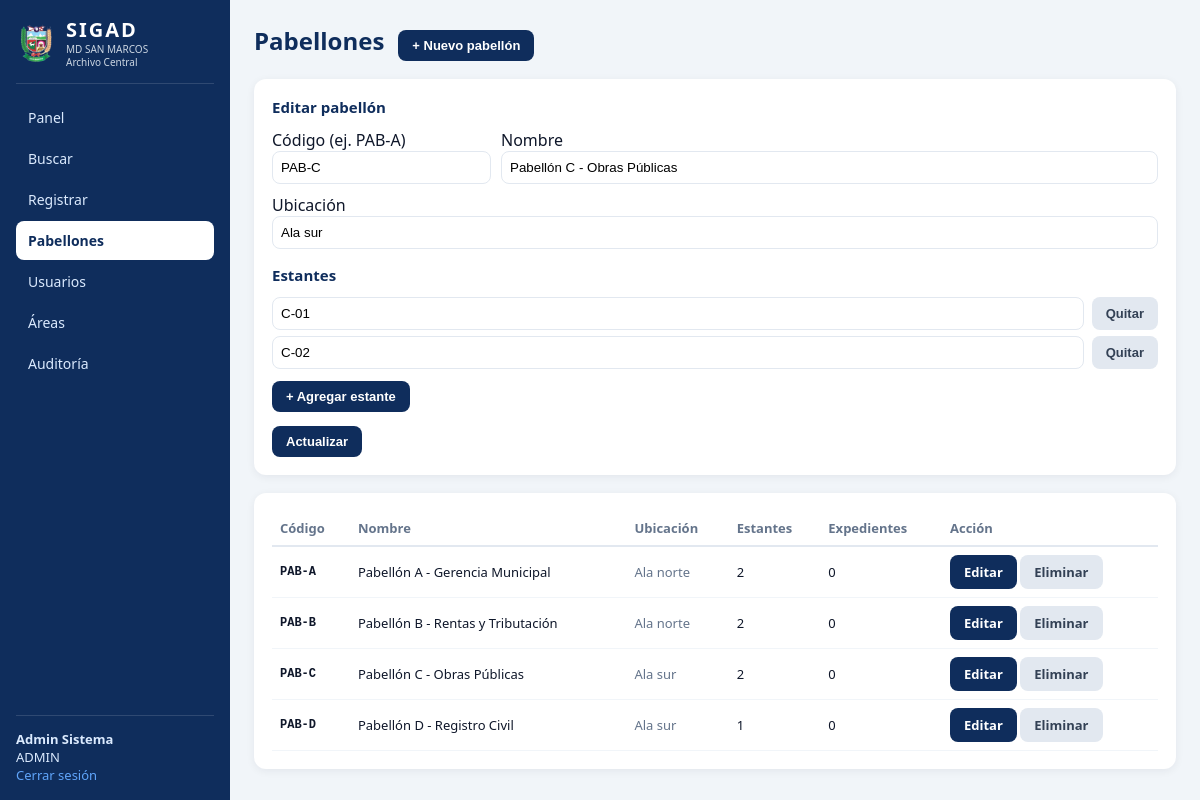
Page /pabellones.php?editar=3 (signed in) on the committed database.
### tables this page shows
CREATE TABLE pabellones (
    id          INT AUTO_INCREMENT PRIMARY KEY,
    codigo      VARCHAR(10)  NOT NULL UNIQUE,
    nombre      VARCHAR(150) NOT NULL,
    ubicacion   VARCHAR(150) NOT NULL DEFAULT ''
);

CREATE TABLE estantes (
    id          INT AUTO_INCREMENT PRIMARY KEY,
    pabellon_id INT NOT NULL,
    codigo      VARCHAR(20) NOT NULL,
    FOREIGN KEY (pabellon_id) REFERENCES pabellones(id) ON DELETE CASCADE
);

### pabellones.php (the view, shortened to what this page needs)
<?php
require_once 'config/config.php';
$db = db();
$edit = null; $est_edit = [];
if (isset($_GET['editar'])) {
    $eid = (int)$_GET['editar'];
    $edit = $db->prepare("SELECT * FROM pabellones WHERE id=?");
    $edit->execute([$eid]); $edit = $edit->fetch();
    if ($edit) {
        $es = $db->prepare("SELECT id, codigo FROM estantes WHERE pabellon_id=? ORDER BY id");
        $es->execute([$eid]); $est_edit = $es->fetchAll();
    }
}
$pabs = $db->query("SELECT p.id, p.codigo, p.nombre, p.ubicacion,
                    (SELECT COUNT(*) FROM estantes e WHERE e.pabellon_id=p.id) est,
                    (SELECT COUNT(*) FROM expedientes x WHERE x.pabellon_id=p.id) exp
                    FROM pabellones p ORDER BY p.codigo")->fetchAll();
?>
<!DOCTYPE html><html lang="es"><head><meta charset="utf-8">
<link rel="icon" href="assets/logo-msm.png"><link rel="stylesheet" href="css/estilos.css">
<title>SIGAD · Pabellones</title></head>
<body class="app"><aside class="side">
  <div class="marca"><img src="assets/logo-msm.png"><div><h2>SIGAD</h2>
    <div class="muni">MD SAN MARCOS<br>Archivo Central</div></div></div>
  <nav class="nav">
    <?= nav_html('Pabellones') ?>
  </nav>
  <div class="me"><b><?= htmlspecialchars($_SESSION['nombre']) ?></b><br><?= $_SESSION['rol'] ?>
    <br><a href="logout.php" style="color:#60a5fa">Cerrar sesión</a></div>
</aside>
<main class="main">
  <div class="top"><h1>Pabellones</h1>
    <button class="btn-sm" onclick="document.getElementById('frm').style.display='block'">+ Nuevo pabellón</button>
  </div>
  <div class="card" id="frm" style="display:<?= $edit ? 'block':'none' ?>;margin-bottom:18px">
    <h3><?= $edit ? 'Editar pabellón' : 'Registrar nuevo pabellón' ?></h3>
    <form method="post">
      <div style="display:grid;grid-template-columns:1fr 3fr;gap:10px">
        <label>Código (ej. PAB-A)<input name="codigo" required value="<?= htmlspecialchars($edit['codigo'] ?? '') ?>"
            style="width:100%;padding:8px;border:1px solid #e2e8f0;border-radius:8px;text-transform:uppercase"></label>
        <label>Nombre<input name="nombre" required value="<?= htmlspecialchars($edit['nombre'] ?? '') ?>"
            style="width:100%;padding:8px;border:1px solid #e2e8f0;border-radius:8px"></label>
        <label style="grid-column:1/3">Ubicación<input name="ubicacion" value="<?= htmlspecialchars($edit['ubicacion'] ?? '') ?>"
            style="width:100%;padding:8px;border:1px solid #e2e8f0;border-radius:8px"></label>
      </div>
      <h3 style="margin-top:16px">Estantes</h3>
      <div id="estantes">
        <?php if ($edit && count($est_edit)): ?>
          <?php foreach ($est_edit as $e): ?>
            <div class="fila-est" style="display:flex;gap:8px;margin-bottom:6px">
              <input name="estante[]" value="<?= htmlspecialchars($e['codigo']) ?>"
                  style="flex:1;padding:8px;border:1px solid #e2e8f0;border-radius:8px;text-transform:uppercase">
              <button type="button" class="btn-sm btn-gray" onclick="this.parentNode.remove()">Quitar</button>
            </div>
          <?php endforeach; ?>
        <?php endif; ?>
      </div>
      <button type="button" class="btn-sm" style="margin-top:6px" onclick="agregarEstante()">+ Agregar estante</button>
      <div style="margin-top:14px">
        <button class="btn-sm" type="submit" style="background:#0f2d5c;color:#fff"><?= $edit ? 'Actualizar' : 'Guardar pabellón' ?></button>
      </div>
    </form>
  </div>
  <div class="card"><table>
    <tr><th>Código</th><th>Nombre</th><th>Ubicación</th><th>Estantes</th><th>Expedientes</th><th>Acción</th></tr>
    <?php foreach ($pabs as $p): ?>
    <tr><td class="mono"><b><?= $p['codigo'] ?></b></td>
        <td><?= htmlspecialchars($p['nombre']) ?></td>
        <td class="muted"><?= htmlspecialchars($p['ubicacion']) ?></td>
        <td><?= $p['est'] ?></td><td><?= number_format($p['exp']) ?></td>
        <td>
          <a class="btn-sm" href="pabellones.php?editar=<?= $p['id'] ?>">Editar</a>
          <a class="btn-sm btn-gray" href="pabellones.php?eliminar=<?= $p['id'] ?>" onclick="return confirm('¿Eliminar este pabellón y sus estantes?')">Eliminar</a>
        </td></tr>
    <?php endforeach; ?>
  </table></div>
</main>
</body></html>

### css/estilos.css (style rules this page uses)
:root { --azul:#0f2d5c;--azul2:#1e40af;--gris:#e2e8f0;--ok:#15803d;--warn:#b45309;--bad:#b91c1c }
* { box-sizing:border-box }
body { margin:0;font-family:Segoe UI,system-ui,Arial,sans-serif;background:#f1f5f9;color:#0f172a }
a { text-decoration:none;color:inherit }
.app { display:flex;min-height:100vh }
.side { position:fixed;top:0;left:0;bottom:0;width:230px;flex-shrink:0; background:var(--azul);color:#fff;display:flex;flex-direction:column;padding:16px; overflow-y:auto;z-index:10 }
.marca { display:flex;gap:10px;align-items:center;padding-bottom:14px;border-bottom:1px solid #ffffff22 }
.marca img { width:40px;height:40px }
.marca h2 { margin:0;font-size:20px;letter-spacing:2px }
.muni { font-size:10px;color:#cbd5e1;line-height:1.3 }
.nav { display:flex;flex-direction:column;margin-top:14px;gap:2px }
.me { margin-top:auto;font-size:13px;color:#dbeafe;padding-top:14px;border-top:1px solid #ffffff22 }
.main { margin-left:230px;flex:1;padding:24px;overflow:auto;min-height:100vh }
.top { display:flex;align-items:baseline;gap:14px;margin-bottom:18px }
.top h1 { margin:0;font-size:24px;color:var(--azul) }
.muted { color:#64748b;font-size:13px }
.card { background:#fff;border-radius:12px;padding:18px;box-shadow:0 2px 8px #0f172a10;margin-top:8px }
.card h3 { margin:0 0 12px;font-size:15px;color:var(--azul) }
table { width:100%;border-collapse:collapse;font-size:13px }
th { text-align:left;color:#64748b;font-weight:600;border-bottom:2px solid var(--gris);padding:8px }
td { padding:8px;border-bottom:1px solid #f1f5f9 }
.mono { font-family:ui-monospace,Menlo,monospace;font-size:12px }
.btn-sm { display:inline-block;padding:8px 14px;border:0;border-radius:8px;background:var(--azul); color:#fff;font-weight:600;cursor:pointer;font-size:13px }
.btn-gray { background:#e2e8f0;color:#334155 }

### rows in the picture
pabellones: codigo "PAB-C", nombre "Pabellón C - Obras Públicas", ubicacion "Ala sur", est "2", exp "0"
estantes: codigo "C-01"
estantes: codigo "C-02"
pabellones: codigo "PAB-A", nombre "Pabellón A - Gerencia Municipal", ubicacion "Ala norte", est "2", exp "0"
pabellones: codigo "PAB-B", nombre "Pabellón B - Rentas y Tributación", ubicacion "Ala norte", est "2", exp "0"
pabellones: codigo "PAB-D", nombre "Pabellón D - Registro Civil", ubicacion "Ala sur", est "1", exp "0"

### other values in the picture
$nombre "Panel"
$nombre "Buscar"
$nombre "Registrar"
$nombre "Pabellones"
$nombre "Usuarios"
$nombre "Áreas"
$nombre "Auditoría"
$_SESSION['nombre'] "Admin Sistema"
$_SESSION['rol'] "ADMIN"
